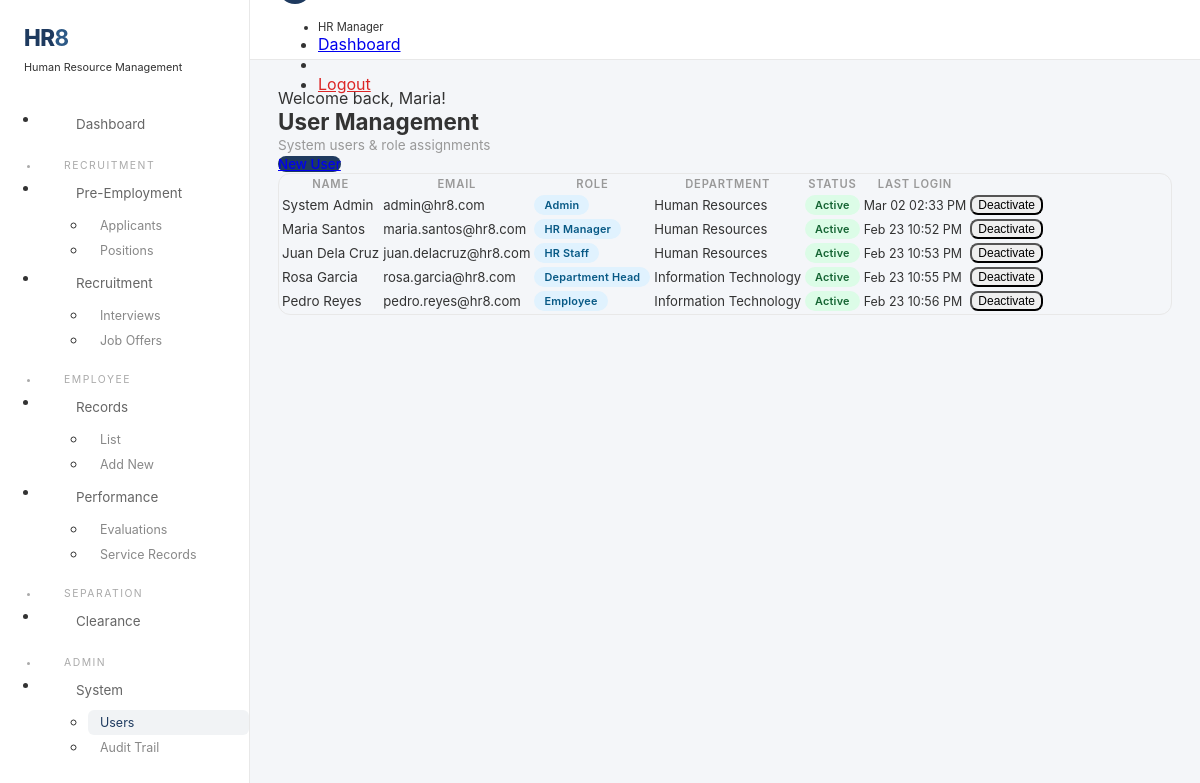
Screenshot of /modules/user_management/index.php (signed in) with the database file from the repository.
### tables this page shows
CREATE TABLE `users` (
  `user_id` int(11) NOT NULL,
  `first_name` varchar(100) NOT NULL,
  `last_name` varchar(100) NOT NULL,
  `email` varchar(150) NOT NULL,
  `password_hash` varchar(255) NOT NULL,
  `role_id` int(11) NOT NULL,
  `department_id` int(11) DEFAULT NULL,
  `status` enum('active','inactive','locked') DEFAULT 'active',
  `last_login` datetime DEFAULT NULL,
  `created_at` timestamp NOT NULL DEFAULT current_timestamp(),
  `updated_at` timestamp NOT NULL DEFAULT current_timestamp() ON UPDATE current_timestamp()
);

CREATE TABLE `roles` (
  `role_id` int(11) NOT NULL,
  `role_name` varchar(50) NOT NULL,
  `description` varchar(255) DEFAULT NULL
);

CREATE TABLE `departments` (
  `department_id` int(11) NOT NULL,
  `department_name` varchar(100) NOT NULL,
  `department_code` varchar(20) NOT NULL,
  `head_user_id` int(11) DEFAULT NULL,
  `is_active` tinyint(1) DEFAULT 1,
  `created_at` timestamp NOT NULL DEFAULT current_timestamp()
);

### includes/helpers.php (called while the page is built, shortened)
<?php
function sanitize_output(string $d): string { return htmlspecialchars($d, ENT_QUOTES, 'UTF-8'); }
function format_date(?string $d, string $f='M d, Y'): string { if(!$d)return "\xe2\x80\x94"; $t=strtotime($d); return $t?date($f,$t):''; }

### modules/user_management/index.php (the view, shortened to what this page needs)
<?php
require_once __DIR__.'/../../config/db.php';require_once __DIR__.'/../../config/auth.php';require_once __DIR__.'/../../config/paths.php';require_once __DIR__.'/../../includes/helpers.php';
Auth::requireRole(['Admin','HR Manager']);$db=Database::getConnection();
$users=$db->query("SELECT u.*,r.role_name,d.department_name FROM users u JOIN roles r ON u.role_id=r.role_id LEFT JOIN departments d ON u.department_id=d.department_id ORDER BY u.created_at DESC")->fetchAll(PDO::FETCH_ASSOC);
$roles=$db->query("SELECT * FROM roles ORDER BY role_id")->fetchAll(PDO::FETCH_ASSOC);$depts=$db->query("SELECT * FROM departments WHERE is_active=1 ORDER BY department_name")->fetchAll(PDO::FETCH_ASSOC);$showCreate=($_GET['action']??'')==='create';
$pageTitle='Users';include __DIR__.'/../../includes/layout_top.php';
?>
<div class="page-hd uk-flex uk-flex-between uk-flex-middle uk-margin-bottom"><div><h3>User Management</h3><p>System users &amp; role assignments</p></div><a href="?action=create" class="uk-button uk-button-primary uk-button-small"><span uk-icon="icon:plus;ratio:.8" class="uk-margin-small-right"></span>New User</a></div>
<?php if($showCreate):?>
<div class="uk-card uk-card-default"><div class="uk-card-body"><form method="POST" class="uk-form-stacked"><input type="hidden" name="csrf_token" value="<?=generate_csrf_token()?>"><input type="hidden" name="form_action" value="create">
<div class="uk-grid-small" uk-grid>
<div class="uk-width-1-3@m"><label class="uk-form-label">First Name *</label><input type="text" name="first_name" class="uk-input uk-form-small" required></div>
<div class="uk-width-1-3@m"><label class="uk-form-label">Last Name *</label><input type="text" name="last_name" class="uk-input uk-form-small" required></div>
<div class="uk-width-1-3@m"><label class="uk-form-label">Email *</label><input type="email" name="email" class="uk-input uk-form-small" required></div>
<div class="uk-width-1-3@m"><label class="uk-form-label">Password *</label><input type="password" name="password" class="uk-input uk-form-small" required minlength="6"></div>
<div class="uk-width-1-3@m"><label class="uk-form-label">Role *</label><select name="role_id" class="uk-select uk-form-small" required><?php foreach($roles as $r):?><option value="<?=$r['role_id']?>"><?=sanitize_output($r['role_name'])?></option><?php endforeach;?></select></div>
<div class="uk-width-1-3@m"><label class="uk-form-label">Department</label><select name="department_id" class="uk-select uk-form-small"><option value="">—</option><?php foreach($depts as $d):?><option value="<?=$d['department_id']?>"><?=sanitize_output($d['department_name'])?></option><?php endforeach;?></select></div>
<div class="uk-width-1-1 uk-margin-top"><button class="uk-button uk-button-primary uk-button-small">Create</button> <a href="?" class="uk-button uk-button-default uk-button-small">Cancel</a></div>
</div></form></div></div>
<?php else:?>
<div class="uk-card uk-card-default"><div class="uk-card-body np"><div class="uk-overflow-auto"><table class="uk-table uk-table-hover uk-table-middle uk-table-divider uk-margin-remove">
<thead><tr><th>Name</th><th>Email</th><th>Role</th><th>Department</th><th>Status</th><th>Last Login</th><th></th></tr></thead><tbody>
<?php foreach($users as $u):?><tr><td class="uk-text-bold" style="font-size:.84rem"><?=sanitize_output($u['first_name'].' '.$u['last_name'])?></td><td style="font-size:.82rem"><?=sanitize_output($u['email'])?></td><td><span class="bd bd-info"><?=sanitize_output($u['role_name'])?></span></td><td style="font-size:.82rem"><?=sanitize_output($u['department_name']??'—')?></td><td><?=$u['status']==='active'?'<span class="bd bd-success">Active</span>':'<span class="bd bd-secondary">Inactive</span>'?></td><td style="font-size:.78rem"><?=$u['last_login']?format_date($u['last_login'],'M d h:i A'):'Never'?></td>
<td><form method="POST"><button class="uk-button uk-button-text uk-button-small" style="font-size:.75rem"><?=$u['status']==='active'?'Deactivate':'Activate'?></button></form></td></tr><?php endforeach;?>
</tbody></table></div></div></div>
<?php endif;?>
<?php include __DIR__.'/../../includes/layout_bottom.php';?>

### includes/layout_top.php (style rules this page uses)
:root { --c1:#1e3a5f;--c2:#2d5986;--bg:#f4f6f9;--card:#fff;--border:#e8e8e8 }
* { box-sizing:border-box }
body { background:var(--bg);font-family:-apple-system,BlinkMacSystemFont,'Segoe UI',Roboto,sans-serif;margin:0;color:#333 }
.uk-card { border-radius:12px;border:1px solid var(--border);overflow:hidden }
.uk-card-body { padding:24px }
.uk-card-body.np { padding:0 }
.uk-table th { font-size:.7rem;text-transform:uppercase;letter-spacing:.8px;color:#999;font-weight:600;white-space:nowrap }
.uk-table td { font-size:.85rem;vertical-align:middle }
.bd { display:inline-block;padding:3px 10px;border-radius:20px;font-size:.68rem;font-weight:600;letter-spacing:.2px;white-space:nowrap }
.bd-success { background:#dcfce7;color:#166534 }
.bd-info { background:#e0f2fe;color:#075985 }
.uk-button { border-radius:8px;font-weight:500;font-size:.84rem }
.uk-button-primary { background:var(--c1) }
.page-hd h3 { font-weight:700;font-size:1.4rem;margin:0 }
.page-hd p { color:#999;font-size:.85rem;margin:2px 0 0 }

### rows the page displays
users: sanitize_output($u['first_name'].' '.$u['last_name']) "System Admin", email "admin@hr8.com", role.role_name "Admin", department.department_name "Human Resources", status "Active", last_login "Mar 02 02:33 PM"
users: sanitize_output($u['first_name'].' '.$u['last_name']) "Maria Santos", email "maria.santos@hr8.com", role.role_name "HR Manager", department.department_name "Human Resources", status "Active", last_login "Feb 23 10:52 PM"
users: sanitize_output($u['first_name'].' '.$u['last_name']) "Juan Dela Cruz", email "juan.delacruz@hr8.com", role.role_name "HR Staff", department.department_name "Human Resources", status "Active", last_login "Feb 23 10:53 PM"
users: sanitize_output($u['first_name'].' '.$u['last_name']) "Rosa Garcia", email "rosa.garcia@hr8.com", role.role_name "Department Head", department.department_name "Information Technology", status "Active", last_login "Feb 23 10:55 PM"
users: sanitize_output($u['first_name'].' '.$u['last_name']) "Pedro Reyes", email "pedro.reyes@hr8.com", role.role_name "Employee", department.department_name "Information Technology", status "Active", last_login "Feb 23 10:56 PM"

### other values shown
Auth::getUserRole() "HR Manager"
sanitize_output($__msg) "Welcome back, Maria!"
